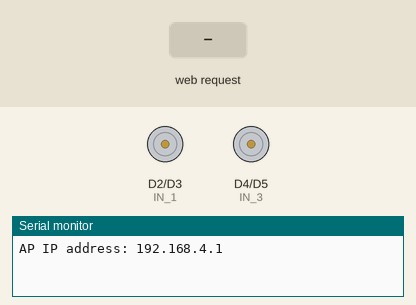
This sketch was run on a simulated ESP8266 (NodeMCU). On the bench: motor-driver pin pairs drawn as motors (green arrow = first pin HIGH = forward, orange = second pin HIGH = backward, longer = more drive, scaled by the enable pin), the last lines printed to the serial monitor. The inputs (shaded band) are chosen by the test bench.

Above: at 1.2 s.
1.3 s: HTTP request GET /?State=F received
At 1.7 s:
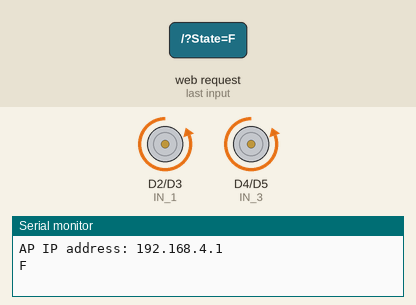
2.8 s: HTTP request GET /?State=B received
At 4.0 s:
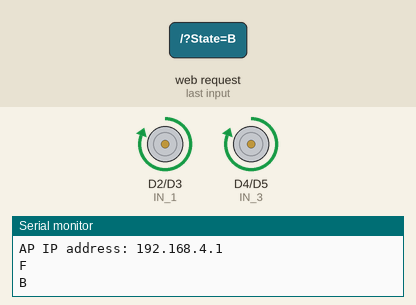
4.3 s: HTTP request GET /?State=L received
At 5.2 s:
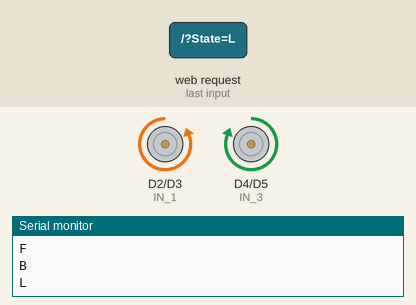
5.8 s: HTTP request GET /?State=R received
At 6.3 s:
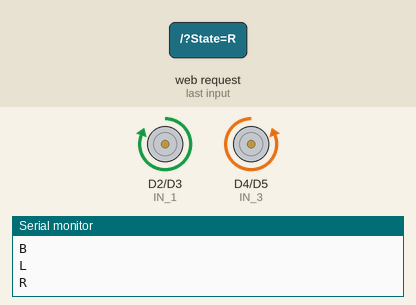
Timing chart, 0 to 8.3 s (numbered marks = the images above; inputs shaded):
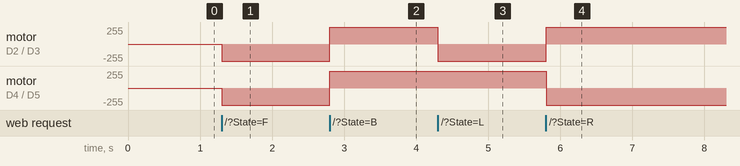

The sketch:

River-Cleaning-Boat.ino
```cpp
#define ENA D1       // Enable/speed motors Right      GPIO(5)
#define IN_1 D2     // L298N in1 motors Right          GPIO(4)
#define IN_2 D3    // L298N in2 motors Right           GPIO(0)
#define IN_3 D4   // L298N in3 motors Left             GPIO(2)
#define IN_4 D5  // L298N in4 motors Left              GPIO(14)
#define ENB D6  // Enable/speed motors Left            GPIO(12)

#include <ESP8266WiFi.h>    //To connect the ESP8266 chip to a WiFi network
#include <WiFiClient.h>    //enables communication between the ESP8266 and other devices
#include <ESP8266WebServer.h>   //The ESP8266 to act as a web server.
String command;             //String to store app command state.
int speedCar = 1000;       // Initialize the motors speed

const char* ssid = "NodeMCU Car";   //Mobile application name
ESP8266WebServer server(80);

void setup()
{
 pinMode(ENA, OUTPUT);
 pinMode(ENB, OUTPUT);
 pinMode(IN_1, OUTPUT);
 pinMode(IN_2, OUTPUT);
 pinMode(IN_3, OUTPUT);
 pinMode(IN_4, OUTPUT);
// Declaration of pin modes
Serial.begin(115200);

// Connecting WiFi
  WiFi.mode(WIFI_AP);
  WiFi.softAP(ssid);
  IPAddress myIP = WiFi.softAPIP();
  Serial.print("AP IP address: ");
  Serial.println(myIP);

 // Starting WEB-server
     server.on ( "/", HTTP_handleRoot );
     server.onNotFound ( HTTP_handleRoot );
     server.begin();
}
void moveForward()
{
      digitalWrite(IN_1, LOW);
      digitalWrite(IN_2, HIGH);
      analogWrite(ENA, speedCar);
      digitalWrite(IN_3, LOW);
      digitalWrite(IN_4, HIGH);
      analogWrite(ENB, speedCar);
      //Function for forward movement
}

void moveBackward()
{
      digitalWrite(IN_1, HIGH);
      digitalWrite(IN_2, LOW);
      analogWrite(ENA, speedCar);
      digitalWrite(IN_3, HIGH);
      digitalWrite(IN_4, LOW);
      analogWrite(ENB, speedCar);
      //Function for backward movement
}

void turnRight()
{
      digitalWrite(IN_1, HIGH);
      digitalWrite(IN_2, LOW);
      analogWrite(ENA, speedCar);
      digitalWrite(IN_3, LOW);
      digitalWrite(IN_4, HIGH);
      analogWrite(ENB, speedCar);
      //Function for turn right
}

void turnLeft()
{
      digitalWrite(IN_1, LOW);
      digitalWrite(IN_2, HIGH);
      analogWrite(ENA, speedCar);
      digitalWrite(IN_3, HIGH);
      digitalWrite(IN_4, LOW);
      analogWrite(ENB, speedCar);
      //Function for turn left
}

void stop()
{
      digitalWrite(IN_1, LOW);
      digitalWrite(IN_2, LOW);
      analogWrite(ENA, speedCar);
      digitalWrite(IN_3, LOW);
      digitalWrite(IN_4, LOW);
      analogWrite(ENB, speedCar);
      //Function for stop the boat
}

void loop()
{
    server.handleClient();
      command = server.arg("State");  //Get command from mobile application
      if (command == "F")            // "F" indicates forward movement command
      moveForward();                // call the moveForward function
      else if (command == "B")     // "B" indicates backward movement command
      moveBackward();             // call the moveBackward function
      else if (command == "L")    // "L" indicates turn in left command
      turnLeft();                 // call the turnLeft function
      else if (command == "R")    // "R" indicates turn in right command
      turnRight();                // call the turnRight function
      else if (command == "S")    // "S" indicates stop command
      stop();                     // call the stop function
}
void HTTP_handleRoot(void)
{
  if( server.hasArg("State") )
  {
    Serial.println(server.arg("State"));  //To print the state in Arduino IDE serial monitor
  }
  server.send ( 200, "text/html", "" );
  delay(1);
}
```

Measured:
- after the input at 1.3 s, motor on D2 (IN_1) / D3 (IN_2), motor on D4 (IN_3) / D5 (IN_4): stopped → backward 255/255 at once
- after the input at 2.8 s, motor on D2 (IN_1) / D3 (IN_2), motor on D4 (IN_3) / D5 (IN_4): backward 255/255 → forward 255/255 at once
- after the input at 4.3 s, motor on D2 (IN_1) / D3 (IN_2): forward 255/255 → backward 255/255 at once
- after the input at 5.8 s, motor on D2 (IN_1) / D3 (IN_2): backward 255/255 → forward 255/255 at once; motor on D4 (IN_3) / D5 (IN_4): forward 255/255 → backward 255/255 at once
